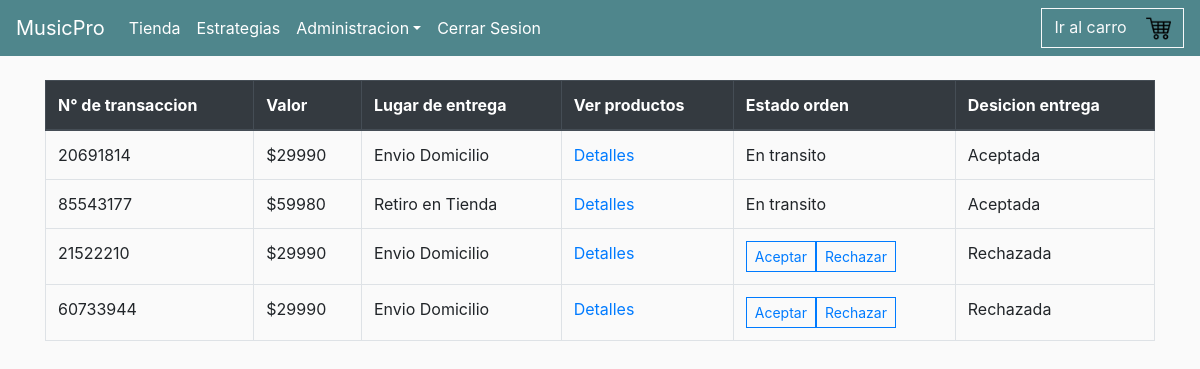
The page /pedidos/ (signed in) on the database as committed earlier.
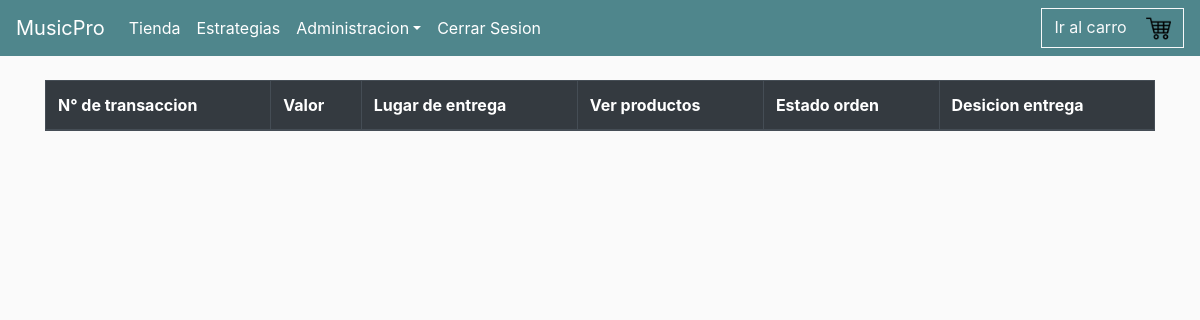
The same page on the database as committed later.
### TiendaMPRO/models.py (models this page shows, shortened)
class OrdenDeCompra(models.Model):
    customer = models.ForeignKey(Usuario, on_delete=models.SET_NULL, blank=True, null=True)
    complete = models.BooleanField(default=False, null=True, blank=False)
    retiroTienda = models.BooleanField(default=False, null=True, blank=False)
    transaction_id=  models.CharField(max_length=200, null=True)
    pagado = models.BooleanField(default=False, null=True, blank=False)
    transferencia = models.BooleanField(default=False, null=True, blank=False)
    aceptada = models.BooleanField(default=False, null=True, blank=False)
    estado = models.CharField(max_length=200, null=True, blank=True, default="En Bodega")
    @property
    def get_total_descuento(self):
        orderitems = self.productopedido_set.all()
        if (sum ([item.cantidad for item in orderitems])>=4):
            total = sum([item.get_total for item in orderitems])-20000
        else:
            total = sum([item.get_total for item in orderitems])
        return total

class ProductoPedido(models.Model):
    producto = models.ForeignKey(Producto, on_delete=models.SET_NULL, blank=True, null=True)
    orden = models.ForeignKey(OrdenDeCompra, on_delete=models.SET_NULL, blank=True, null=True)
    cantidad = models.IntegerField(default=0, null=True, blank=True)
    fecha_pedido = models.DateTimeField(auto_now_add=True)
    @property
    def get_total(self):
        total = self.producto.precio * self.cantidad
        return total

class Producto(models.Model):
    nom_prod = models.CharField(validators=[MinLengthValidator(3)], max_length=40,verbose_name="Nombre de Producto")
    tipo_prod = models.ForeignKey(TipoProducto, on_delete=models.CASCADE)
    descripcion = models.TextField(max_length=1500,null=True,blank=True)
    precio = models.FloatField(default=0.0)
    imagen = models.ImageField(upload_to="images/producto",null=True,blank=True)

### TiendaMPRO/views.py (the view)
# urls.py: path('pedidos/', views.Pedido, name='pedidos'),
def Pedido(request):
    order = OrdenDeCompra.objects.all()
    context={'order' : order}
    return render(request, 'TiendaMPRO/Pedidos.html',context)

### TiendaMPRO/models.py (called while the page is built)
    def __str__(self):
        return f'{self.nombre}'

    @property
    def is_staff(self):
        return self.usuario_admin

### TiendaMPRO/templates/TiendaMPRO/Pedidos.html (shortened to what this page needs)
{% extends 'TiendaMPRO/main.html' %}
{% load static %}
{% block content %}
<br>
<table class="table table-bordered">
    <thead class="thead-dark">
      <tr>
        <th scope="col">N° de transaccion</th>
        <th scope="col">Valor</th>
        <th scope="col">Lugar de entrega</th>
        <th scope="col">Ver productos</th>
        <th scope="col">Estado orden</th>
        <th scope="col">Desicion entrega</th>
      </tr>
    </thead>
    <tbody>
        {% for ped in order %}
          {% if ped.pagado == True %}
            <tr>
              <td data-label="N° de transaccion">{{ped.transaction_id}}</td>
              <td data-label="Valor">${{ped.get_total_descuento|floatformat:0}}</td>
              {% if ped.retiroTienda == True %}
                <td data-label="Lugar de entrega">Retiro en Tienda</td>
              {% elif ped.retiroTienda == False %}
                <td data-label="Lugar de entrega">Envio Domicilio</td>
              {% endif %}
              <td data-label="Ver Productos"><a class="" href="{% url 'detallePedido' ped.id %}">Detalles</a></td>
              {% if ped.estado == "Al vendedor" %}
                <td data-label="Opciones">
                  <button type="button" class="btn btn-sm btn-outline-primary option-btn" data-product="{{ped.id}}" data-action="aceptar">Aceptar</a>
                  <button type="button" class="btn btn-sm btn-outline-primary option-btn" data-product="{{ped.id}}" data-action="rechazar">Rechazar</a>
                </td>
              {% elif ped.estado == "En Bodega" %}
                <td data-label="Opciones">
                  <button type="button" class="btn btn-sm btn-outline-primary option-btn" data-product="{{ped.id}}" data-action="aceptar">Aceptar</a>
                  <button type="button" class="btn btn-sm btn-outline-primary option-btn" data-product="{{ped.id}}" data-action="rechazar">Rechazar</a>
                </td>
              {% elif ped.estado == "En transito" %}
                <td data-label="Ubicacion">En transito</td>
              {% endif %}
              {% if ped.aceptada == True %}
                <td data-label="Estado">Aceptada</td>
              {% elif ped.aceptada == False %}
              <td data-label="Estado">Rechazada</td>
              {% endif %}
            </tr>
          {% endif %}
        {% endfor %}
  </table>
{% endblock %}

### TiendaMPRO/templates/TiendaMPRO/main.html (shortened to what this page needs)
<!DOCTYPE html>
{% load static %}
<html>
<head>
	<link rel="stylesheet" href="https://stackpath.bootstrapcdn.com/bootstrap/4.4.1/css/bootstrap.min.css">
	<link rel="stylesheet" type="text/css" href="{% static 'css/main.css' %}">
</head>
<body>
    <nav class="navbar navbar-expand-lg navbar-dark bg-dark">
        <a class="navbar-brand" href="{% url 'store' %}">MusicPro</a>
        <div class="collapse navbar-collapse" id="navbarSupportedContent">
          <ul class="navbar-nav mr-auto">
            {% if user.is_authenticated %}
              <li class="nav-item active">
                <a class="nav-link" href="{% url 'store' %}">Tienda <span class="sr-only">(current)</span></a>
              </li>
              <li class="nav-item active">
                <a class="nav-link" href="{% url 'estrategias' %}">Estrategias<span class="sr-only">(current)</span></a>
              </li>
              {% if user.is_staff %}
              <li class="nav-item active dropdown">
                <a class="nav-link dropdown-toggle" role="button" data-toggle="dropdown" href="#" id="navbarDropdown">Administracion<span class="sr-only">(current)</span></a>
              </li>
              {% endif %}
              <li class="nav-item active">
                <a class="nav-link" href="{% url 'logout_usuario' %}">Cerrar Sesion</a>
              </li>
            {% endif %}
          </ul>
          {% if user.is_authenticated %}
            <div class="form-inline my-2 my-lg-0">
                <a class="btn btn-outline-light" href="{% url 'cart' %}">Ir al carro
                <img  id="cart-icon" src="{% static 'image/cart.png' %}">
                </a>
            </div>
          {% endif %}
        </div>
      </nav>
    <div class="container">
        {% block content %}
        {% endblock content %}
    </div>
</body>
</html>

### TiendaMPRO/static/css/main.css (style rules this page uses)
body { background-color: hsl(0, 0%, 98%); }
.bg-dark { background-color: #4f868c!important; }
#cart-icon { width:25px; display: inline-block; margin-left: 15px; }
.btn { border-radius: 0; }

Rows that differ between the two databases and show on the page:
removed OrdenDeCompra: transaction_id "20691814", get_total_descuento "29990", retiroTienda "Envio Domicilio", estado "En transito", aceptada "Aceptada"
removed OrdenDeCompra: transaction_id "85543177", get_total_descuento "59980", retiroTienda "Retiro en Tienda", estado "En transito", aceptada "Aceptada"
removed OrdenDeCompra: transaction_id "21522210", get_total_descuento "29990", retiroTienda "Envio Domicilio", aceptada "Rechazada"
removed OrdenDeCompra: transaction_id "60733944", get_total_descuento "29990", retiroTienda "Envio Domicilio", aceptada "Rechazada"
